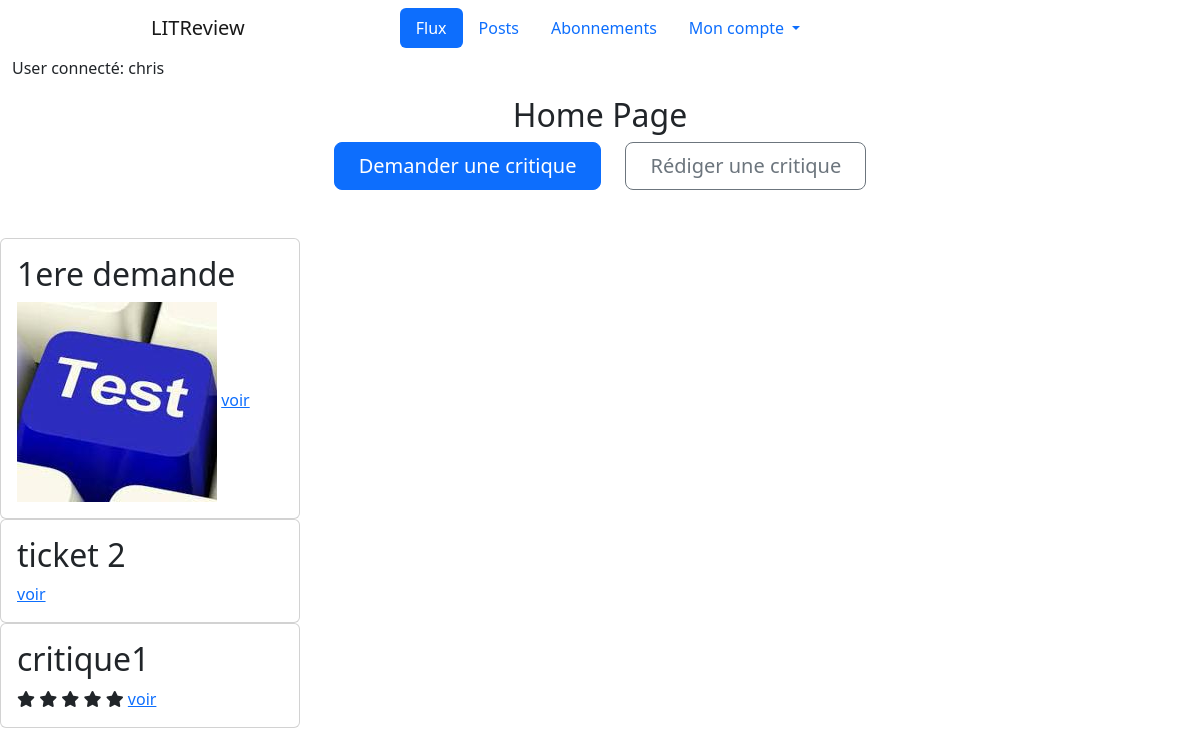
The app's page /home/ (signed in) with its own data.
### authentication/models.py (models this page shows)
class User(AbstractUser):
    follows = models.ManyToManyField(
        'self',
        symmetrical=False,
        verbose_name='abonnement',
        through='UserFollows',
        related_name='followed_users'
    )

### reviews/models.py (models this page shows, shortened)
class Ticket(models.Model):
    title = models.fields.CharField(max_length=128)
    description = models.fields.TextField(max_length=2048, blank=True)
    image = models.ImageField(null=True, blank=True)
    time_created = models.DateTimeField(auto_now_add=True)
    last_edited = models.DateTimeField(auto_now_add=True, null=True)
    user = models.ForeignKey(settings.AUTH_USER_MODEL, null=True, on_delete=models.CASCADE)
    IMAGE_MAX_SIZE = (200, 200)

class Review(models.Model):
    class Rating(models.IntegerChoices):
        ZERO = 0
        ONE = 1
        TWO = 2
        THREE = 3
        FOUR = 4
        FIVE = 5
    ticket = models.ForeignKey(Ticket, on_delete=models.CASCADE)
    headline = models.fields.CharField(max_length=128)
    body = models.fields.TextField(max_length=8192, blank=True)
    rating = models.fields.IntegerField(choices=Rating.choices, default=0)
    time_created = models.DateTimeField(auto_now_add=True)
    last_edited = models.DateTimeField(auto_now_add=True, null=True)
    user = models.ForeignKey(settings.AUTH_USER_MODEL, on_delete=models.CASCADE)

### reviews/views.py (the view)
# urls.py: 2. Add a URL to urlpatterns:  path('', views.home, name='home')
@login_required
def home(request):
    tickets = models.Ticket.objects.all()
    reviews = models.Review.objects.all()
    return render(request, 'reviews/home.html', context={'tickets': tickets, 'reviews': reviews})

### reviews/templates/reviews/home.html (shortened to what this page needs)
{% extends 'base.html' %}
{% block content %}
    <div class="row text-center">
        <h2>Home Page</h2>
    </div>
    <div class="d-grid gap-2 d-sm-flex justify-content-sm-center mb-5">
        <a type="button" class="btn btn-primary btn-lg px-4 me-sm-3"
                href="{% url 'ticket' %}">Demander une critique</a>
        <a type="button" class="btn btn-outline-secondary btn-lg px-4"
                href="{% url 'review_ticket' %}">Rédiger une critique</a>
    </div>
    <div class="col">
        {% for ticket in tickets %}
        <div class="card col-sm-3">
            <div class="card-body">
                <h2 class="card-title">{{ ticket.title }}</h2>
                {% if ticket.image %}
                    <img src="{{ ticket.image.url }}">
                {% endif %}
                    <a href="{% url 'view_ticket' ticket.id %}">voir</a>
            </div>
        </div>
        {% endfor %}
        {% for review in reviews %}
        <div class="card col-sm-3">
            <div class="card-body">
                <h2 class="card-title">{{ review.headline }}</h2>
                {% if review.rating == 0 %}
                    <i class="fa-regular fa-star"></i>
                    <i class="fa-regular fa-star"></i>
                    <i class="fa-regular fa-star"></i>
                    <i class="fa-regular fa-star"></i>
                    <i class="fa-regular fa-star"></i>
                {% elif review.rating == 1 %}
                    <i class="fa-solid fa-star"></i>
                    <i class="fa-regular fa-star"></i>
                    <i class="fa-regular fa-star"></i>
                    <i class="fa-regular fa-star"></i>
                    <i class="fa-regular fa-star"></i>
                {% elif review.rating == 2 %}
                    <i class="fa-solid fa-star"></i>
                    <i class="fa-solid fa-star"></i>
                    <i class="fa-regular fa-star"></i>
                    <i class="fa-regular fa-star"></i>
                    <i class="fa-regular fa-star"></i>
                {% elif review.rating == 3 %}
                    <i class="fa-solid fa-star"></i>
                    <i class="fa-solid fa-star"></i>
                    <i class="fa-solid fa-star"></i>
                    <i class="fa-regular fa-star"></i>
                    <i class="fa-regular fa-star"></i>
                {% elif review.rating == 4 %}
                    <i class="fa-solid fa-star"></i>
                    <i class="fa-solid fa-star"></i>
                    <i class="fa-solid fa-star"></i>
                    <i class="fa-solid fa-star"></i>
                    <i class="fa-regular fa-star"></i>
                {% elif review.rating == 5 %}
                    <i class="fa-solid fa-star"></i>
                    <i class="fa-solid fa-star"></i>
                    <i class="fa-solid fa-star"></i>
                    <i class="fa-solid fa-star"></i>
                    <i class="fa-solid fa-star"></i>
                {% endif %}
                <a href="{% url 'view_review' review.id %}">voir</a>
            </div>
        </div>
        {% endfor %}
        </div>
{% endblock content %}

### templates/base.html (shortened to what this page needs)
<html>
    <head>
        <link href="https://cdn.jsdelivr.net/npm/bootstrap@5.2.0-beta1/dist/css/bootstrap.min.css"
              rel="stylesheet"
>
    </head>
    <body>
    <div class="container-fluid">
        <div class="row">
            <header>
                <nav class="navbar-expand navbar">
                    <a class="navbar-brand col text-center" href="{% url 'home' %}">LITReview</a>
                    <div class="collapse navbar-collapse col flex-content-right" id="navbarSupportedContent">
                        <ul class="nav nav-pills flex-column flex-md-row">
                          <li class="nav-item">
                            <a class="nav-link active" aria-current="page" href="{% url 'feed' %}">Flux</a>
                          </li>
                          <li class="nav-item"><a class="nav-link" href="#">Posts</a></li>
                          <li class="nav-item"><a class="nav-link" href="{% url 'follow_users' %}">Abonnements</a></li>
                          <li class="nav-item dropdown">
                              <a class="nav-link dropdown-toggle" href="#" id="navbarDropdownMenuLink" role="button"
                                 data-bs-toggle="dropdown" aria-expanded="false">
                                Mon compte
                              </a>
                          </li>
                        </ul>
                    </div>
                </nav>
                {% if request.user.is_authenticated %}
                    <p>User connecté: {{ request.user.username }}</p>
                {% endif %}
            </header>
        </div>
    </div>
        {% block content %}
        {% endblock content %}
    </body>
</html>

### records on screen
User: user.username "chris"
Ticket: title "1ere demande", image (picture)
Ticket: title "ticket 2"
Review: headline "critique1", rating 5 (drawn)
